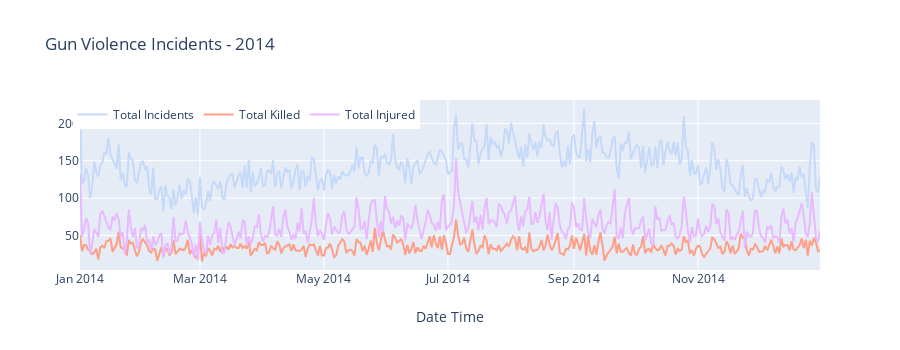
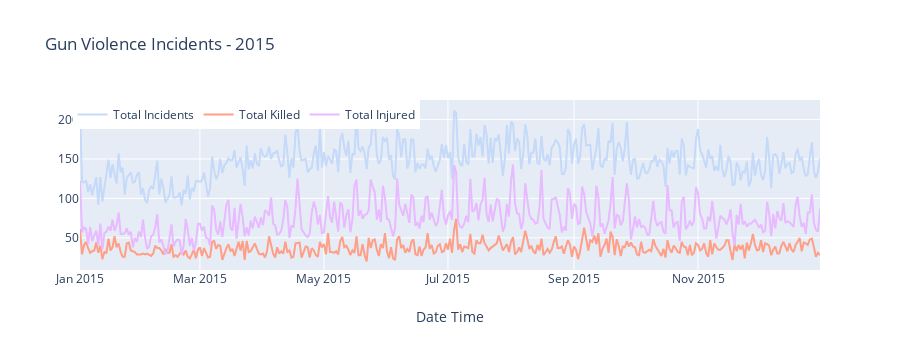
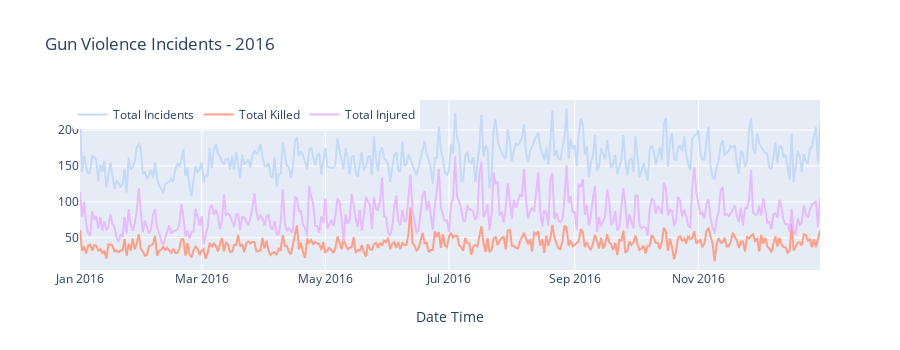
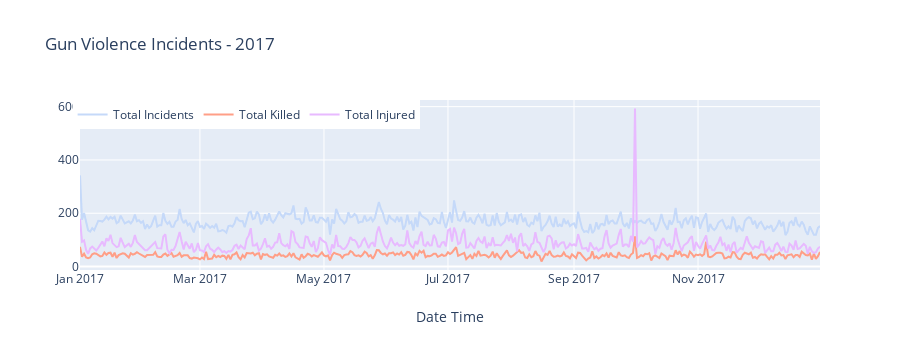

Notebook source saved alongside these figures, in order:
### Markdown cell above
### <a id="2.4">2.4 Time Series plot of Total Incidents, People Killed, People Injured </a>

### Code cell
# 2014 time series
temp = df[df['year'] == 2014].groupby('date').agg({'state' : 'count', 'n_killed' : 'sum', 'n_injured' : 'sum'}).reset_index().rename(columns={'state' : 'incidents'})


trace1 = go.Scatter(x = temp.date, y = temp.incidents, name='Total Incidents', mode = "lines", marker = dict(color = '#c5d9f9'))
trace2 = go.Scatter(x = temp.date, y = temp.n_killed, name="Total Killed", mode = "lines", marker = dict(color = '#ff9f87'))
trace3 = go.Scatter(x = temp.date, y = temp.n_injured, name="Total Injured", mode = "lines", marker = dict(color = '#e8baff'))

data = [trace1, trace2, trace3]
layout = dict(height=350, title = 'Gun Violence Incidents - 2014', legend=dict(orientation="h", x=-.01, y=1), xaxis= dict(title='Date Time', ticklen= 1))
fig = dict(data = data, layout = layout)
iplot(fig)



# 2015 time series
temp = df[df['year'] == 2015].groupby('date').agg({'state' : 'count', 'n_killed' : 'sum', 'n_injured' : 'sum'}).reset_index().rename(columns={'state' : 'incidents'})


trace1 = go.Scatter(x = temp.date, y = temp.incidents, name='Total Incidents', mode = "lines", marker = dict(color = '#c5d9f9'))
trace2 = go.Scatter(x = temp.date, y = temp.n_killed, name="Total Killed", mode = "lines", marker = dict(color = '#ff9f87'))
trace3 = go.Scatter(x = temp.date, y = temp.n_injured, name="Total Injured", mode = "lines", marker = dict(color = '#e8baff'))

data = [trace1, trace2, trace3]
layout = dict(height=350, title = 'Gun Violence Incidents - 2015', legend=dict(orientation="h", x=-.01, y=1), xaxis= dict(title='Date Time', ticklen= 1))
fig = dict(data = data, layout = layout)
iplot(fig)





# 2016 time series
temp = df[df['year'] == 2016].groupby('date').agg({'state' : 'count', 'n_killed' : 'sum', 'n_injured' : 'sum'}).reset_index().rename(columns={'state' : 'incidents'})


trace1 = go.Scatter(x = temp.date, y = temp.incidents, name='Total Incidents', mode = "lines", marker = dict(color = '#c5d9f9'))
trace2 = go.Scatter(x = temp.date, y = temp.n_killed, name="Total Killed", mode = "lines", marker = dict(color = '#ff9f87'))
trace3 = go.Scatter(x = temp.date, y = temp.n_injured, name="Total Injured", mode = "lines", marker = dict(color = '#e8baff'))

data = [trace1, trace2, trace3]
layout = dict(height=350,title = 'Gun Violence Incidents - 2016', legend=dict(orientation="h", x=-.01, y=1), xaxis= dict(title='Date Time', ticklen= 1))
fig = dict(data = data, layout = layout)
iplot(fig)


# 2017 time series
temp = df[df['year'] == 2017].groupby('date').agg({'state' : 'count', 'n_killed' : 'sum', 'n_injured' : 'sum'}).reset_index().rename(columns={'state' : 'incidents'})


trace1 = go.Scatter(x = temp.date, y = temp.incidents, name='Total Incidents', mode = "lines", marker = dict(color = '#c5d9f9'))
trace2 = go.Scatter(x = temp.date, y = temp.n_killed, name="Total Killed", mode = "lines", marker = dict(color = '#ff9f87'))
trace3 = go.Scatter(x = temp.date, y = temp.n_injured, name="Total Injured", mode = "lines", marker = dict(color = '#e8baff'))

data = [trace1, trace2, trace3]
layout = dict(height=350,title = 'Gun Violence Incidents - 2017', legend=dict(orientation="h", x=-.01, y=1), xaxis= dict(title='Date Time', ticklen= 1))
fig = dict(data = data, layout = layout)
iplot(fig)

### Figure 1 — Plotly figure (JSON) as saved in the notebook; plotly's stock layout.template omitted (floating-point values rounded to 4 significant figures; data arrays with more than 128 entries replaced by an {"elided": "..."} marker saying what was removed)
{"data": [{"marker": {"color": "#c5d9f9"}, "mode": "lines", "name": "Total Incidents", "type": "scatter", "x": {"elided": "365 str values"}, "y": {"elided": "365 int values"}}, {"marker": {"color": "#ff9f87"}, "mode": "lines", "name": "Total Killed", "type": "scatter", "x": {"elided": "365 str values"}, "y": {"elided": "365 int values"}}, {"marker": {"color": "#e8baff"}, "mode": "lines", "name": "Total Injured", "type": "scatter", "x": {"elided": "365 str values"}, "y": {"elided": "365 int values"}}], "layout": {"height": 350, "legend": {"orientation": "h", "x": -0.01, "y": 1}, "title": {"text": "Gun Violence Incidents - 2014"}, "xaxis": {"ticklen": 1, "title": {"text": "Date Time"}}}}

### Figure 2 — Plotly figure (JSON) as saved in the notebook; plotly's stock layout.template omitted (floating-point values rounded to 4 significant figures; data arrays with more than 128 entries replaced by an {"elided": "..."} marker saying what was removed)
{"data": [{"marker": {"color": "#c5d9f9"}, "mode": "lines", "name": "Total Incidents", "type": "scatter", "x": {"elided": "364 str values"}, "y": {"elided": "364 int values"}}, {"marker": {"color": "#ff9f87"}, "mode": "lines", "name": "Total Killed", "type": "scatter", "x": {"elided": "364 str values"}, "y": {"elided": "364 int values"}}, {"marker": {"color": "#e8baff"}, "mode": "lines", "name": "Total Injured", "type": "scatter", "x": {"elided": "364 str values"}, "y": {"elided": "364 int values"}}], "layout": {"height": 350, "legend": {"orientation": "h", "x": -0.01, "y": 1}, "title": {"text": "Gun Violence Incidents - 2015"}, "xaxis": {"ticklen": 1, "title": {"text": "Date Time"}}}}

### Figure 3 — Plotly figure (JSON) as saved in the notebook; plotly's stock layout.template omitted (floating-point values rounded to 4 significant figures; data arrays with more than 128 entries replaced by an {"elided": "..."} marker saying what was removed)
{"data": [{"marker": {"color": "#c5d9f9"}, "mode": "lines", "name": "Total Incidents", "type": "scatter", "x": {"elided": "365 str values"}, "y": {"elided": "365 int values"}}, {"marker": {"color": "#ff9f87"}, "mode": "lines", "name": "Total Killed", "type": "scatter", "x": {"elided": "365 str values"}, "y": {"elided": "365 int values"}}, {"marker": {"color": "#e8baff"}, "mode": "lines", "name": "Total Injured", "type": "scatter", "x": {"elided": "365 str values"}, "y": {"elided": "365 int values"}}], "layout": {"height": 350, "legend": {"orientation": "h", "x": -0.01, "y": 1}, "title": {"text": "Gun Violence Incidents - 2016"}, "xaxis": {"ticklen": 1, "title": {"text": "Date Time"}}}}

### Figure 4 — Plotly figure (JSON) as saved in the notebook; plotly's stock layout.template omitted (floating-point values rounded to 4 significant figures; data arrays with more than 128 entries replaced by an {"elided": "..."} marker saying what was removed)
{"data": [{"marker": {"color": "#c5d9f9"}, "mode": "lines", "name": "Total Incidents", "type": "scatter", "x": {"elided": "364 str values"}, "y": {"elided": "364 int values"}}, {"marker": {"color": "#ff9f87"}, "mode": "lines", "name": "Total Killed", "type": "scatter", "x": {"elided": "364 str values"}, "y": {"elided": "364 int values"}}, {"marker": {"color": "#e8baff"}, "mode": "lines", "name": "Total Injured", "type": "scatter", "x": {"elided": "364 str values"}, "y": {"elided": "364 int values"}}], "layout": {"height": 350, "legend": {"orientation": "h", "x": -0.01, "y": 1}, "title": {"text": "Gun Violence Incidents - 2017"}, "xaxis": {"ticklen": 1, "title": {"text": "Date Time"}}}}
